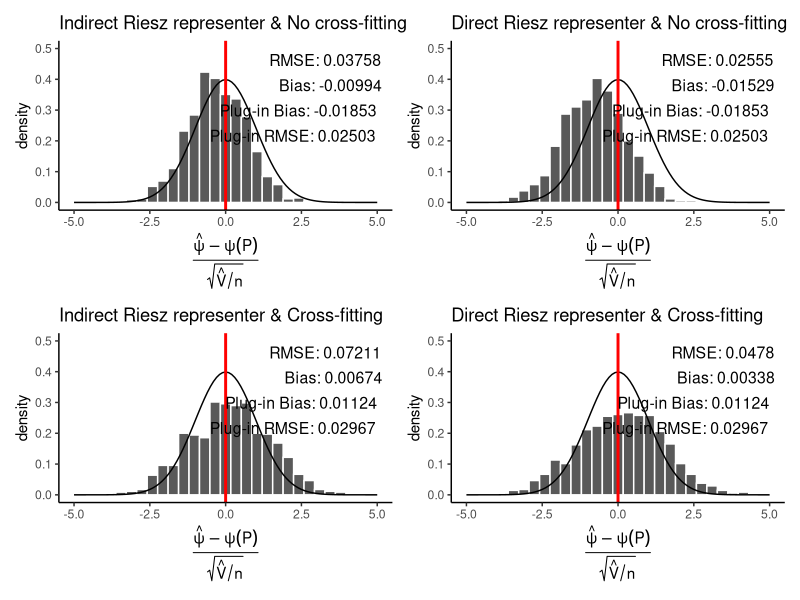

Reproduce this figure in R.
library(tidyverse)
library(patchwork)
no_cross_fit_results <- read_csv("ase_experiment/lasso_experiment/Results/no_cross_fit_results.csv")
cross_fit_results <- read_csv("ase_experiment/lasso_experiment/Results/cross_fit_results.csv")


no_cf_bias <- mean(no_cross_fit_results$plugin_estimate-no_cross_fit_results$truth)
cf_bias <- mean(cross_fit_results$plugin_estimate-no_cross_fit_results$truth)

no_cf_rmse <- sqrt(mean((no_cross_fit_results$plugin_estimate-no_cross_fit_results$truth)^2))
cf_rmse <- sqrt(mean((cross_fit_results$plugin_estimate-no_cross_fit_results$truth)^2))



a_rmse = mean((no_cross_fit_results$indirect_estimate - no_cross_fit_results$truth)^2)^(1/2)
a_bias = mean(no_cross_fit_results$indirect_estimate-no_cross_fit_results$truth)
a = ggplot(no_cross_fit_results)+
  geom_histogram(aes(x=(indirect_estimate-truth)/sqrt(indirect_variance/1000), y=after_stat(density)), color='white')+
  geom_function(fun=function(x) dnorm(x)) +
  geom_vline(xintercept=0, color='red', size=1) +
  xlab(
    expression(
      frac(
        hat(psi) - psi(P),
        sqrt(hat(V) / n)
      )
    )
  ) +
  ggtitle('Indirect Riesz representer & No cross-fitting') +
  xlim(-5,5) +
  ylim(0, 1/2) +
  annotate("text", 
           x = Inf, y = Inf, 
           label = paste0("RMSE: ", round(a_rmse,5)), 
           hjust = 1.1, vjust = 2.1, 
           size = 4)+
  annotate("text", 
           x = Inf, y = Inf, 
           label = paste0("Bias: ", round(a_bias,5)), 
           hjust = 1.1, vjust = 4.2, 
           size = 4)+
  annotate("text", 
           x = Inf, y = Inf, 
           label = paste0("Plug-in Bias: ", round(no_cf_bias,5)), 
           hjust = 1.1, vjust = 6.3, 
           size = 4)+
  annotate("text", 
           x = Inf, y = Inf, 
           label = paste0("Plug-in RMSE: ", round(no_cf_rmse,5)), 
           hjust = 1.1, vjust = 8.4, 
           size = 4)+
  theme_classic()

b_rmse = mean((no_cross_fit_results$riesz_estimate - no_cross_fit_results$truth)^2)^(1/2)
b_bias = mean(no_cross_fit_results$riesz_estimate - no_cross_fit_results$truth)
b = ggplot(no_cross_fit_results)+
  geom_histogram(aes(x=(riesz_estimate-truth)/sqrt(riesz_variance/1000), y=after_stat(density)), color='white')+
  geom_function(fun=function(x) dnorm(x)) +
  geom_vline(xintercept=0, color='red', size=1) +
  xlab(
    expression(
      frac(
        hat(psi) - psi(P),
        sqrt(hat(V) / n)
      )
    )
  ) +
  ggtitle('Direct Riesz representer & No cross-fitting') +
  xlim(-5,5) +
  ylim(0, 1/2) +
  annotate("text", 
           x = Inf, y = Inf, 
           label = paste0("RMSE: ", round(b_rmse,5)), 
           hjust = 1.1, vjust = 2.1, 
           size = 4)+
  annotate("text", 
           x = Inf, y = Inf, 
           label = paste0("Bias: ", round(b_bias,5)), 
           hjust = 1.1, vjust = 4.2, 
           size = 4)+
  annotate("text", 
           x = Inf, y = Inf, 
           label = paste0("Plug-in Bias: ", round(no_cf_bias,5)), 
           hjust = 1.1, vjust = 6.3, 
           size = 4)+
  annotate("text", 
           x = Inf, y = Inf, 
           label = paste0("Plug-in RMSE: ", round(no_cf_rmse,5)), 
           hjust = 1.1, vjust = 8.4, 
           size = 4)+
  theme_classic()

c_rmse = mean((cross_fit_results$indirect_estimate - cross_fit_results$truth)^2)^(1/2)
c_bias = mean(cross_fit_results$indirect_estimate - cross_fit_results$truth)
c = ggplot(cross_fit_results)+
  geom_histogram(aes(x=(indirect_estimate-truth)/sqrt(indirect_variance/1000), y=after_stat(density)), color='white')+
  geom_function(fun=function(x) dnorm(x)) +
  geom_vline(xintercept=0, color='red', size=1) +
  xlab(
    expression(
      frac(
        hat(psi) - psi(P),
        sqrt(hat(V) / n)
      )
    )
  ) +
  ggtitle('Indirect Riesz representer & Cross-fitting') +
  xlim(-5,5) +
  ylim(0, 1/2) +
  annotate("text", 
           x = Inf, y = Inf, 
           label = paste0("RMSE: ", round(c_rmse,5)), 
           hjust = 1.1, vjust = 2.1, 
           size = 4)+
  annotate("text", 
           x = Inf, y = Inf, 
           label = paste0("Bias: ", round(c_bias,5)), 
           hjust = 1.1, vjust = 4.2, 
           size = 4)+
  annotate("text", 
           x = Inf, y = Inf, 
           label = paste0("Plug-in Bias: ", round(cf_bias,5)), 
           hjust = 1.1, vjust = 6.3, 
           size = 4)+
  annotate("text", 
           x = Inf, y = Inf, 
           label = paste0("Plug-in RMSE: ", round(cf_rmse,5)), 
           hjust = 1.1, vjust = 8.4, 
           size = 4)+
  theme_classic()

d_rmse = mean((cross_fit_results$riesz_estimate - cross_fit_results$truth)^2)^(1/2)
d_bias = mean(cross_fit_results$riesz_estimate - cross_fit_results$truth)
d = ggplot(cross_fit_results)+
  geom_histogram(aes(x=(riesz_estimate-truth)/sqrt(riesz_variance/1000), y=after_stat(density)), color='white')+
  geom_function(fun=function(x) dnorm(x)) +
  geom_vline(xintercept=0, color='red', size=1) +
  xlab(
    expression(
      frac(
        hat(psi) - psi(P),
        sqrt(hat(V) / n)
      )
    )
  ) +
  ggtitle('Direct Riesz representer & Cross-fitting') +
  xlim(-5,5) +
  ylim(0, 1/2) +
  annotate("text", 
           x = Inf, y = Inf, 
           label = paste0("RMSE: ", round(d_rmse,5)), 
           hjust = 1.1, vjust = 2.1, 
           size = 4)+
  annotate("text", 
           x = Inf, y = Inf, 
           label = paste0("Bias: ", round(d_bias,5)), 
           hjust = 1.1, vjust = 4.2, 
           size = 4)+
  annotate("text", 
           x = Inf, y = Inf, 
           label = paste0("Plug-in Bias: ", round(cf_bias,5)), 
           hjust = 1.1, vjust = 6.3, 
           size = 4)+
  annotate("text", 
           x = Inf, y = Inf, 
           label = paste0("Plug-in RMSE: ", round(cf_rmse,5)), 
           hjust = 1.1, vjust = 8.4, 
           size = 4)+
  theme_classic()

a+b+c+d
